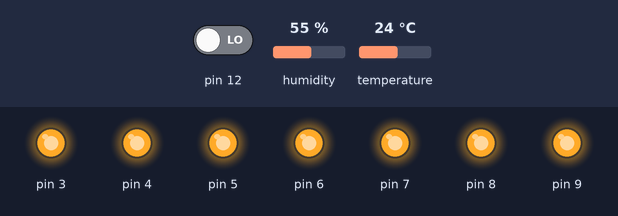
Simulated run of this sketch. Board: Arduino Uno, built with avr-gcc and run on an emulated ATmega328P. Shown: output pins drawn as LEDs (lit = HIGH). Inputs (shaded band) come from the test bench; at power-on: pin 12 LOW, temperature 24 °C, humidity 55 %.

Above: at 1.2 s.
1.3 s: pin 12 driven HIGH
At 3.9 s:
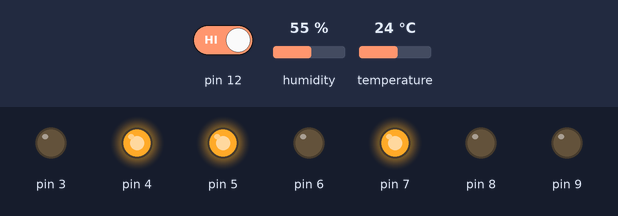
4.3 s: temperature set to 12 °C
At 5.4 s:
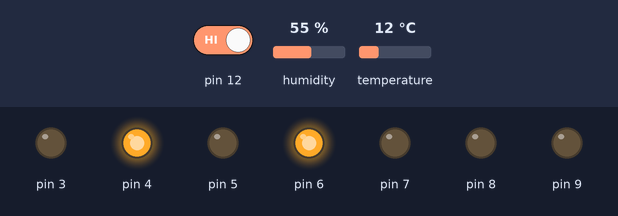
5.8 s: temperature set to 19 °C
At 7.0 s:
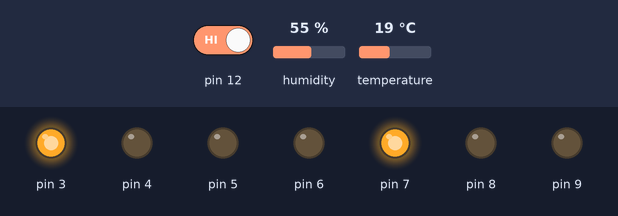
7.3 s: temperature set to 28 °C
At 7.8 s:
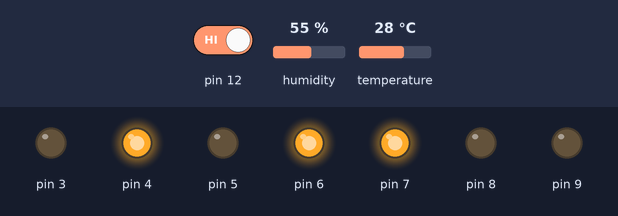
8.8 s: temperature set to 33 °C
At 9.8 s:
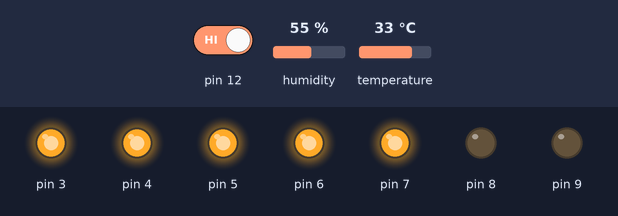
10.3 s: temperature set to 41 °C
At 11.5 s:
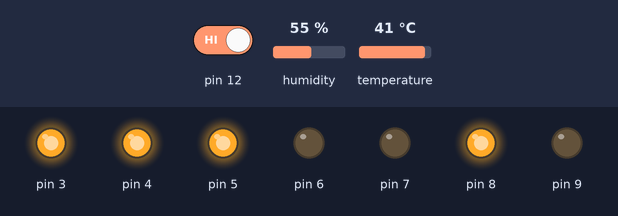
Timing chart, 0 to 12.8 s (numbered marks = the images above; inputs shaded):
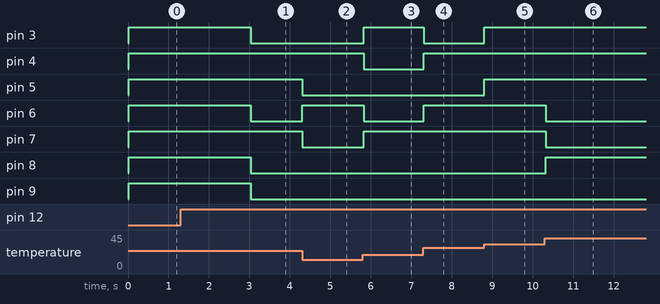

The sketch:

thermometer.ino
```cpp
#include <DHT.h>
#include <DHT_U.h>

int temperatureOffset = -2;        // Versatz um die ungenauigkeit des sensors auszugleichen
unsigned int portToBitOffset = 3;  // Das niedrigste Bit liegt auf diesem digitalen Port
unsigned int bitsToShow = 7;       // Anzahl der Bits, die angezeigt werden können
long lastTimestamp = 0;
long startUpTimestamp = 0;

void setup() {
  pinMode(2, INPUT);
  pinMode(3, OUTPUT);
  pinMode(4, OUTPUT);
  pinMode(5, OUTPUT);
  pinMode(6, OUTPUT);
  pinMode(7, OUTPUT);
  pinMode(8, OUTPUT);
  pinMode(9, OUTPUT);
  pinMode(12, INPUT);
  Serial.begin(9600);
  startUpTimestamp = lastTimestamp = millis();
}

void loop() {

  long currentTimestamp = millis();
  bool testDisplay = currentTimestamp - startUpTimestamp < 3000;
  bool buttonPressed = HIGH == digitalRead(12);

  if(buttonPressed)
  {
    lastTimestamp = currentTimestamp;
  }

  bool enableDisplay = currentTimestamp - lastTimestamp < 3000;

  DHT dht = DHT(2, DHT11);

  int temperature = (int)dht.readTemperature() + temperatureOffset;

  for (int i = 0; i < bitsToShow; i++) {
    bool bitIsSet = bitRead(temperature, i);
    digitalWrite(i + portToBitOffset, bitIsSet && enableDisplay || testDisplay ? HIGH : LOW);
  }

  //delay(1000);
}
```

Measured:
- after the input at 1.3 s, pin 4, pin 5, pin 7: stays HIGH (without the input it goes to LOW after 1.7 s)
- after the input at 4.3 s, pin 5, pin 7: HIGH → LOW at once; pin 6: LOW → HIGH at once
- after the input at 5.8 s, pin 3, pin 7: LOW → HIGH at once; pin 4, pin 6: HIGH → LOW at once
- after the input at 7.3 s, pin 3: HIGH → LOW at once; pin 4, pin 6: LOW → HIGH at once
- after the input at 8.8 s, pin 3, pin 5: LOW → HIGH at once
- after the input at 10.3 s, pin 6, pin 7: HIGH → LOW at once; pin 8: LOW → HIGH at once
